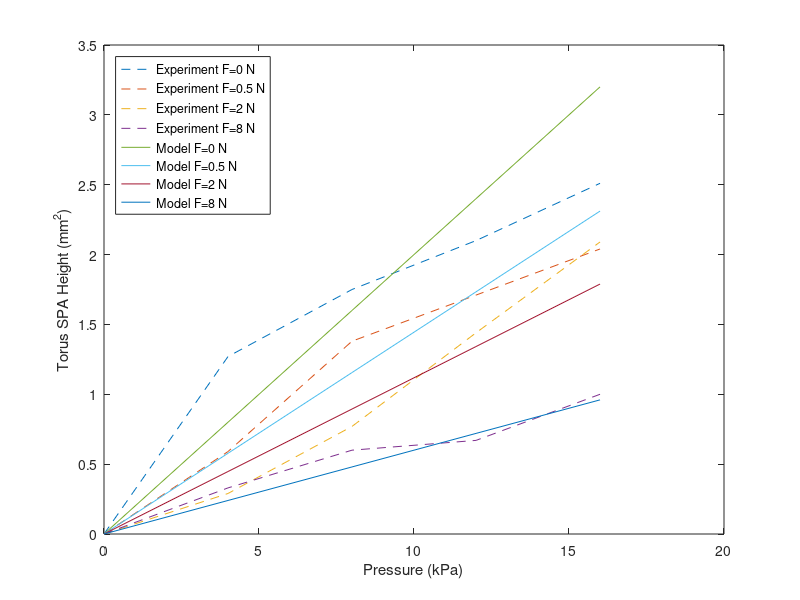

MATLAB code to generate this figure: (Note: this script raises an error after producing the figure.)
clear; clc; close all;
h0= 1.71; %[mm]
P0=0.012; %[N/mm^2]
l0=5.2; %[mm]
F0=0.5; %[N]
t0=0.75; ; %[mm]

E = 12*P0*l0^4/(384*h0*t0^3);

P=0:0.001:0.016;
l00 = [8, 5.2,3.6,2.8]';


pressure    = [	0	4	8	12	16];
f0          = [0	1.27	1.75	2.1	    2.51];
f0_5        = [0	0.59	1.38	1.71	2.04];
f2          = [0	0.29	0.77	1.44	2.09];
f8          = [0	0.33	0.6	    0.67    1];

force = [0 0.5 2 8];
p0          = [0 0 0 0];
p4          = [1.27     0.59    0.29    0.33];
p8          = [1.75     1.38    0.77    0.6];
p12         = [2.1      1.71    1.44    0.67];
p16         = [2.51     2.04    2.09    1];

c=200; b=0.35; % the coefficients!!
c1=200; b1= 0.13;

c2=180; b2= 0.35;
beta = 0.9;

force = [0, 0.5, 2, 8];                                                     %[N]
h_appx = c*(pressure/1000).*(1-b.*force.^(1/3))';
AA=(1-b1.*force.^(1/3)).^2./(1+b1.*force.^(1/3)).^2;
%c1*(pressure/1000);
h_appx_energy = c1*(pressure/1000).*((1-b1.*force.^(1/3)).^2./(1+b1.*force.^(1/3)).^2)' ;% used

f_term_num = (1-b2.*(force./(1+beta.*force)).^(1/3)).^2;
f_term_denum =1+b2.*(force./(1+beta.*force)).^(1/3).^2;

figure
plot(pressure,f0,"--",pressure,f0_5,"--", pressure, f2,"--", pressure,f8,"--")
hold on
plot( pressure,h_appx)
xlabel("Pressure (kPa)")
ylabel("Torus SPA Height (mm^2)")
legend('Experiment F=0 N','Experiment F=0.5 N','Experiment F=2 N','Experiment F=8 N', 'Model F=0 N', ...
    'Model F=0.5 N','Model F=2 N','Model F=8 N')
legend('Location','northwest')
fontsize(gca,16,"pixels");
set(groot,'defaultLineLineWidth',5.0)
